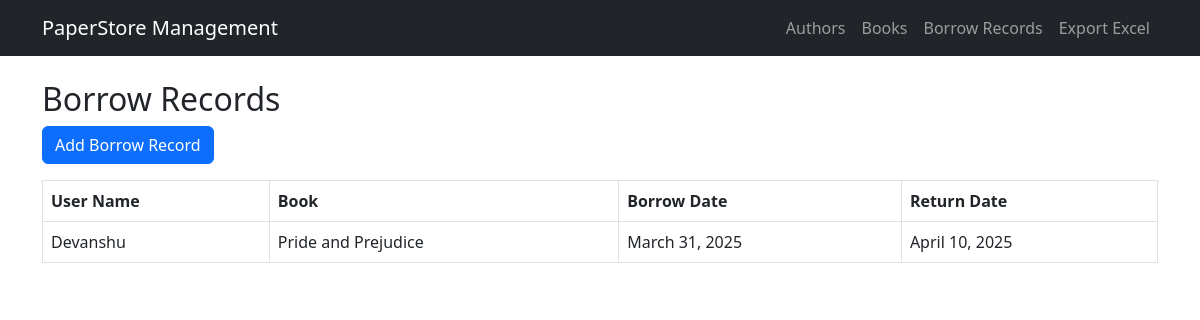
/paperstore/borrow/, run on the app's committed database.
### paperstore/models.py (models this page shows, shortened)
class BorrowRecord(models.Model):
    user_name = models.CharField(max_length=250)
    book = models.ForeignKey(Book,on_delete=models.CASCADE)
    borrow_date = models.DateField()
    return_date = models.DateField()

class Book(models.Model):
    title = models.CharField(max_length=250)
    genre = models.CharField(max_length=150)
    public_date = models.DateField()
    author = models.ForeignKey(Author,on_delete=models.CASCADE)

### paperstore/views.py (the view)
# urls.py: path('borrow/', BorrowRecordListView.as_view(), name='list_borrow'),
class BorrowRecordListView(ListView):
    model = BorrowRecord
    template_name = 'list_borrow.html'
    context_object_name = 'borrow'
    paginate_by = 10

### paperstore/templates/list_borrow.html
{% extends 'base.html' %}
{% block content %}
<h2>Borrow Records</h2>
<a href="{% url 'add_borrow' %}" class="btn btn-primary mb-3">Add Borrow Record</a>
<table class="table table-bordered">
    <tr>
        <th>User Name</th>
        <th>Book</th>
        <th>Borrow Date</th>
        <th>Return Date</th>
    </tr>
    {% for record in borrow %}
    <tr>
        <td>{{ record.user_name }}</td>
        <td>{{ record.book.title }}</td>
        <td>{{ record.borrow_date }}</td>
        <td>{{ record.return_date }}</td>
    </tr>
    {% empty %}
    <tr>
        <td colspan="4">No records found.</td>
    </tr>
    {% endfor %}
</table>
{% endblock %}

### data on the page
BorrowRecord: user_name "Devanshu", book "Pride and Prejudice", borrow_date "March 31, 2025", return_date "April 10, 2025"
